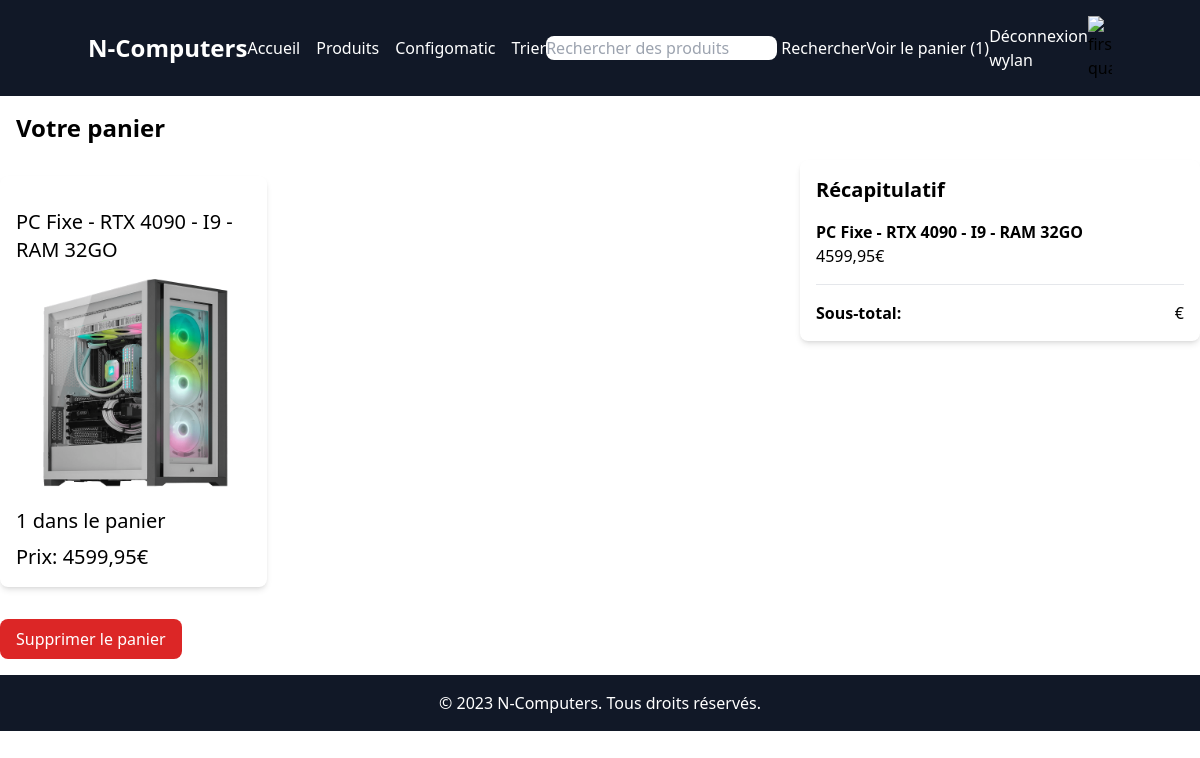
The page /cart/ (signed in) on the database its author committed.
### accounts/models.py (models this page shows)
class Shopper(AbstractUser):
    pass

### store/models.py (models this page shows, shortened)
class Cart(models.Model):
    user = models.OneToOneField(AUTH_USER_MODEL, on_delete=models.CASCADE, default=1)
    orders = models.ManyToManyField(Order)

class Order(models.Model):
    user = models.ForeignKey(AUTH_USER_MODEL, on_delete=models.CASCADE, default=1)
    product = models.ForeignKey(Product, on_delete=models.CASCADE)
    quantity = models.IntegerField(default=1)
    ordered = models.BooleanField(default=False)
    ordered_date = models.DateTimeField(blank=True, null=True)

class Product(models.Model):
    name = models.CharField(max_length=128)
    slug = models.SlugField(max_length=128)
    price = models.FloatField(default=0.0)
    rangePrice = models.BooleanField(default=False)
    maxPrice = models.FloatField(default=0.0)
    stock = models.IntegerField(default=0)
    description = models.TextField(blank=True)
    caracteristiques = models.TextField(blank=True)
    thumbnail = models.ImageField(upload_to="products", blank=True, null=True)

### store/views.py (the view)
# urls.py: path('cart/', cart, name="cart"),
def cart(request):
    cart = get_object_or_404(Cart, user=request.user)
    return render(request, 'store/cart.html', context={"orders": cart.orders.all()})

### store/templates/store/cart.html
{% extends 'base.html' %}
{% block content %}
<h1 class="text-2xl mt-4 ml-4 font-bold mb-4">Votre panier</h1>
<div class="flex">
  <div class="w-2/3">
    {% for order in orders %}
    <div class="bg-white rounded-lg shadow-md p-4 w-1/3 mb-4 mt-4">
        <h2 class="text-xl mt-4">{{ order.product.name }}</h2>
        <div class="product-image-wrapper relative">
            <img src="{{ order.product.thumbnail.url }}" class="max-w-350" alt="{{ order.product.name }}">
            <div class="flex items-center mt-2">
              <p class="text-xl" id="quantity-{{ order.id }}">{{ order.quantity }} dans le panier</p>
            </div>
            <p class="mt-2 text-xl">Prix: {{ order.product.price }}€</p>
        </div>
    </div>
    {% endfor %}
  </div>
  <div class="w-1/3">
    <div class="bg-white rounded-lg shadow-md p-4 w-full">
        <h2 class="text-xl font-bold mb-4">Récapitulatif</h2>
        {% for order in orders %}
        <div class="flex items-center mb-4">
            <div>
                <p class="font-semibold">{{ order.product.name }}</p>
                <p>{{ order.product.price }}€</p>
            </div>
        </div>
        {% endfor %}
        <hr class="my-4">
        <div class="flex justify-between">
            <p class="font-semibold">Sous-total:</p>
            <p>{{ total_price }}€</p>
        </div>
    </div>
  </div>
</div>
<a href="{% url 'delete-cart' %}"
   class="bottom-0 left-0 inline-block bg-red-600 text-white rounded-lg px-4 py-2 mt-4 hover:bg-red-700">Supprimer
    le panier</a>
{% endblock %}

### templates/base.html (shortened to what this page needs)
{% load static %}
<!DOCTYPE html>
<html lang="fr">
<head>
    {% load tailwind_tags %}
    {% tailwind_css %}
    <header class="bg-gray-900 dark:bg-gray-800 py-4">
        <div class="container mx-auto flex items-center justify-between">
            <a href="{% url 'index' %}" class="text-2xl text-white nav-link font-bold">N-Computers</a>
            <nav>
                <ul class="flex space-x-4">
                    <li>
                        <a href="{% url 'index' %}" class="nav-link text-white hover:text-gray-400 transition-colors duration-200">Accueil</a>
                    </li>
                    <li>
                        <a href="{% url 'produits' %}" class="nav-link text-white hover:text-gray-400 transition-colors duration-200">Produits</a>
                    </li>
                    <li>
                        <a href="{% url 'configomatic' %}" class="nav-link text-white hover:text-gray-400 transition-colors duration-200">Configomatic</a>
                    </li>
                </ul>
            </nav>
            <div class="ml-4">
                <a href="{% url 'tri' %}" class="nav-link text-white hover:text-gray-400 transition-colors duration-200">Trier</a>
            </div>
            <form action="{% url 'search_products' %}" method="GET">
                <input type="text" name="q" placeholder="Rechercher des produits" class="rounded-lg text-black">
                <button class="nav-link text-white hover:text-gray-400 transition-colors duration-200" type="submit">Rechercher</button>
            </form>
            {% if user.cart %}
            <a href="{% url 'cart' %}" class="nav-link text-white hover:text-gray-400 transition-colors duration-200">Voir le panier ({{ user.cart.orders.count }})</a>
            {% endif %}
            <nav>
                <ul>
                    {% if user.is_authenticated %}
                    <li>
                        <a href="{% url 'logout' %}" class="nav-link text-white hover:text-gray-400 transition-colors duration-200">Déconnexion</a>
                    </li>
                    <li class="text-white">
                        {{ user.username }}
                    </li>
                    {% endif %}
                </ul>
            </nav>
<a href="#" id="darkModeToggle" class="nav-link">
<img width="24" height="24" src="https://img.icons8.com/material/24/7950F2/first-quarter.png" alt="first-quarter"/>
</a>
        </div>
    </header>
    {% block content %}
    {% endblock %}
    <footer class="bg-gray-900 dark:bg-gray-800 text-white py-4 mt-4">
        <div class="container mx-auto flex items-center justify-center">
            <p>&copy; 2023 N-Computers. Tous droits réservés.</p>
        </div>
    </footer>
</head>
</html>

### rows shown on the page
Shopper: cart.orders.count "1", username "wylan"
Order: product.name "PC Fixe - RTX 4090 - I9 - RAM 32GO", product.thumbnail (picture), quantity "1", product.price "4599,95"
